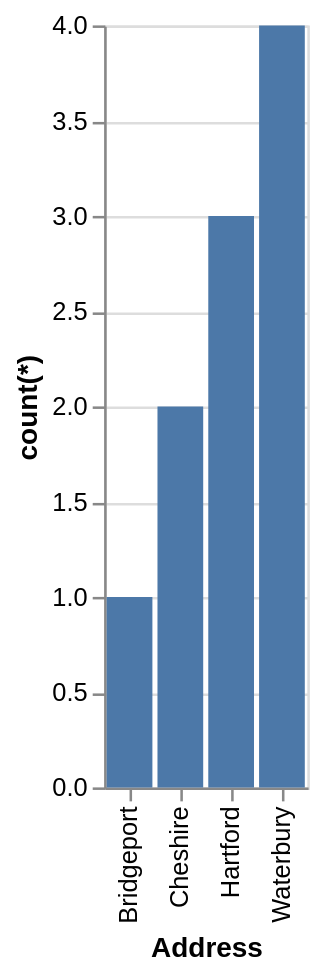

Write the Vega-Lite specification saved for this chart.
### Vega-Lite specification from a JSON file in a GitHub repository (floating-point values rounded to 4 significant figures)
{"data": {"values": [{"x_data": "Bridgeport", "y_data": 1}, {"x_data": "Cheshire", "y_data": 2}, {"x_data": "Hartford", "y_data": 3}, {"x_data": "Waterbury", "y_data": 4}]}, "mark": "bar", "encoding": {"x": {"field": "x_data", "type": "nominal", "title": "Address", "sort": "ascending"}, "y": {"field": "y_data", "type": "quantitative", "title": "count(*)"}}}
